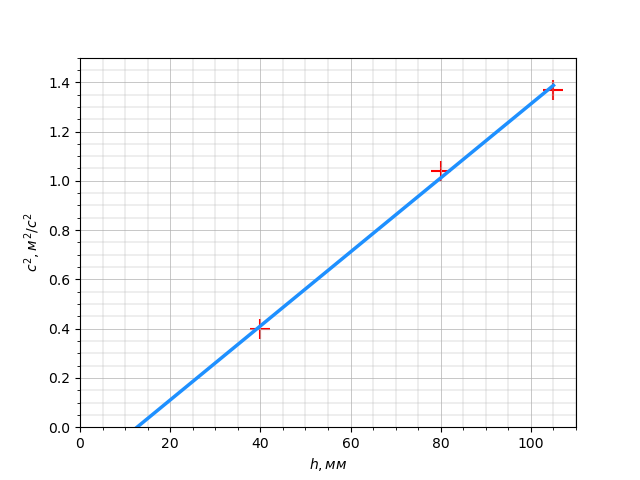

Here is the Python script that generated this plot:
from matplotlib import pyplot as plt
import numpy as np
import pandas as pd
from scipy.optimize import curve_fit

def linear_func(x, a, b):
    return a * x + b

def lsm(x, y): 
    params, covariance = curve_fit(linear_func, x, y)
    xs = np.linspace(0, max(x), 1000)
    ys = linear_func(xs, params[0], params[1])
    a, b = params
    da, db = np.sqrt(np.diag(covariance))
    return xs, ys, a, b, da, db

x = np.array([40, 80, 105])
y = np.array([0.4, 1.04, 1.37])

plt.scatter(x, y, marker='+', s=200, c='red')

x, y, a, b, da, db = lsm(x, y)

plt.plot(x, y, linewidth=2.5, c='dodgerblue')

plt.xlim(0, 110)
plt.ylim(0, 1.5)

plt.ylabel('$c^2, м^2/c^2$')
plt.xlabel('$h, мм$')

plt.grid(True, which='major', linestyle='-', linewidth=0.5)
plt.grid(True, which='minor', linestyle='-', linewidth=0.3)

plt.minorticks_on()

plt.savefig('ch.png')

plt.show()